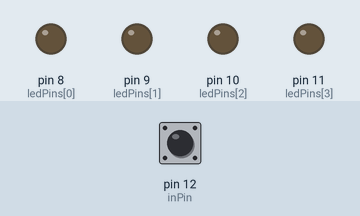
A sketch run on a simulated Arduino Uno, built with avr-gcc and run on an emulated ATmega328P. On the bench: output pins drawn as LEDs (lit = HIGH). Dashed ring = blinking. The test bench sets the inputs (shaded band); at power-on: pin 12 (inPin) HIGH.

Above: at 1.2 s.
1.3 s: pin 12 (inPin) pulled LOW for 0.15 s
At 3.5 s:
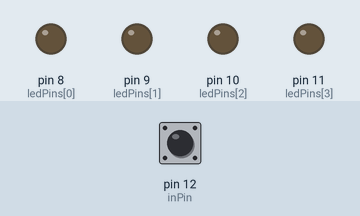
3.8 s: pin 12 (inPin) pulled LOW for 1 s
At 6.3 s:
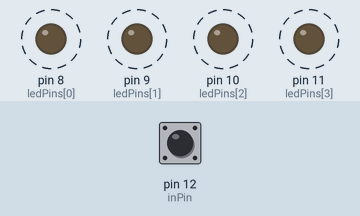
Timing chart, 0 to 7.8 s (numbered marks = the images above; inputs shaded):
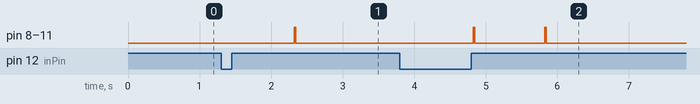

Measured:
- after the input at 1.3 s, pin 8 (ledPins[0]), pin 9 (ledPins[1]), pin 10 (ledPins[2]), pin 11 (ledPins[3]): LOW → HIGH after 1.0 s, → LOW 0.02 s later
- after the input at 3.8 s, pin 8 (ledPins[0]), pin 9 (ledPins[1]), pin 10 (ledPins[2]), pin 11 (ledPins[3]): alternates HIGH for 0.02 s and LOW for 0.98 s, 4 changes in all, then stays LOW, starting after 1.0 s

The sketch:

Blink_seconds.ino
```cpp
/*****************************
   * Rabus *
   * HTW CHUR *
   * 25. FEB 2019 *
   * Poti LED-Stair *
  ******************************/
#include <Bounce2.h>

//Global Variables:

// The pins to which we've wired each of the LEDs
int ledPins[] = {8, 9, 10, 11};
int inPin = 12; // Button Input
int ledState = LOW;
   unsigned long time_start;
   long intervall = 1000;
   unsigned long time_now;

Bounce debouncer = Bounce(); // Instantiate a Bounce object


void setup() {
   Serial.begin(9600);
  // put your setup code here, to run once:
  debouncer.attach(inPin,INPUT_PULLUP);
  debouncer.interval(25); // Use a debounce interval of 25 milliseconds
  //Declaring the pins as a Output
  for (byte i = 0; i < 4; i++) {
    pinMode(ledPins[i], OUTPUT);
    digitalWrite(ledPins[i],ledState);
  }

}

void loop() {
   time_start = millis();
   debouncer.update(); // Update the Bounce instance


   if ( debouncer.fell() ) { //Take timestamp for Button pressed
    time_now=millis();
    }

if(time_start-time_now == intervall){
      ledState = !ledState; // Toggle LED state
      for (byte i = 0; i < 4; i++) {
      digitalWrite(ledPins[i],ledState);
      }
      delay(20);
      ledState = !ledState; // Toggle LED state
      for (byte i = 0; i < 4; i++) {
      digitalWrite(ledPins[i],ledState);
      time_now = time_start;
      }

}

   }
```
